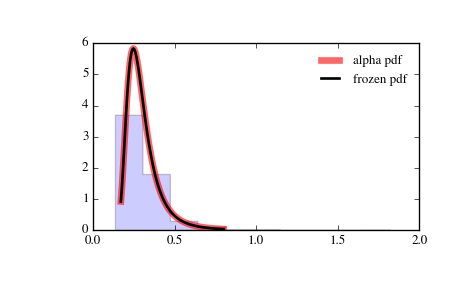

The Python source for this figure:
from scipy.stats import alpha
import matplotlib.pyplot as plt
fig, ax = plt.subplots(1, 1)

# Calculate a few first moments:

a = 3.57
mean, var, skew, kurt = alpha.stats(a, moments='mvsk')

# Display the probability density function (``pdf``):

x = np.linspace(alpha.ppf(0.01, a),
                alpha.ppf(0.99, a), 100)
ax.plot(x, alpha.pdf(x, a),
       'r-', lw=5, alpha=0.6, label='alpha pdf')

# Alternatively, the distribution object can be called (as a function)
# to fix the shape, location and scale parameters. This returns a "frozen"
# RV object holding the given parameters fixed.

# Freeze the distribution and display the frozen ``pdf``:

rv = alpha(a)
ax.plot(x, rv.pdf(x), 'k-', lw=2, label='frozen pdf')

# Check accuracy of ``cdf`` and ``ppf``:

vals = alpha.ppf([0.001, 0.5, 0.999], a)
np.allclose([0.001, 0.5, 0.999], alpha.cdf(vals, a))
# True

# Generate random numbers:

r = alpha.rvs(a, size=1000)

# And compare the histogram:

ax.hist(r, normed=True, histtype='stepfilled', alpha=0.2)
ax.legend(loc='best', frameon=False)
plt.show()
